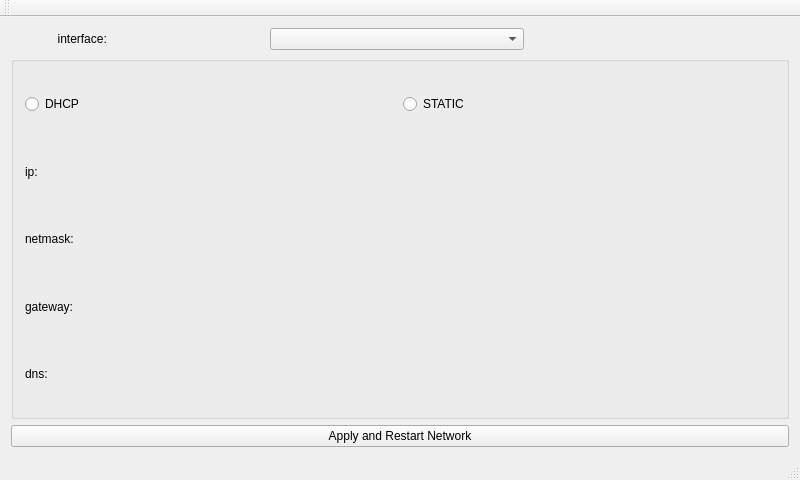
<?xml version="1.0" encoding="UTF-8"?>
<ui version="4.0">
 <class>NetWindow</class>
 <widget class="QMainWindow" name="NetWindow">
  <property name="geometry">
   <rect>
    <x>0</x>
    <y>0</y>
    <width>800</width>
    <height>480</height>
   </rect>
  </property>
  <property name="windowTitle">
   <string>MainWindow</string>
  </property>
  <widget class="QWidget" name="centralWidget">
   <layout class="QHBoxLayout" name="horizontalLayout">
    <item>
     <layout class="QGridLayout" name="gridLayout">
      <item row="0" column="0">
       <widget class="QLabel" name="label">
        <property name="sizePolicy">
         <sizepolicy hsizetype="Expanding" vsizetype="Preferred">
          <horstretch>0</horstretch>
          <verstretch>0</verstretch>
         </sizepolicy>
        </property>
        <property name="text">
         <string>              interface:</string>
        </property>
       </widget>
      </item>
      <item row="0" column="2">
       <spacer name="horizontalSpacer">
        <property name="orientation">
         <enum>Qt::Horizontal</enum>
        </property>
        <property name="sizeHint" stdset="0">
         <size>
          <width>40</width>
          <height>20</height>
         </size>
        </property>
       </spacer>
      </item>
      <item row="2" column="0" colspan="4">
       <widget class="QPushButton" name="ok">
        <property name="sizePolicy">
         <sizepolicy hsizetype="Expanding" vsizetype="Fixed">
          <horstretch>0</horstretch>
          <verstretch>0</verstretch>
         </sizepolicy>
        </property>
        <property name="text">
         <string>Apply and Restart Network</string>
        </property>
       </widget>
      </item>
      <item row="0" column="1">
       <widget class="QComboBox" name="cb_interface">
        <property name="sizePolicy">
         <sizepolicy hsizetype="Expanding" vsizetype="Fixed">
          <horstretch>0</horstretch>
          <verstretch>0</verstretch>
         </sizepolicy>
        </property>
       </widget>
      </item>
      <item row="1" column="0" colspan="4">
       <widget class="QGroupBox" name="groupBox">
        <property name="sizePolicy">
         <sizepolicy hsizetype="Expanding" vsizetype="Expanding">
          <horstretch>0</horstretch>
          <verstretch>0</verstretch>
         </sizepolicy>
        </property>
        <property name="title">
         <string/>
        </property>
        <layout class="QVBoxLayout" name="verticalLayout">
         <item>
          <layout class="QGridLayout" name="gridLayout_6">
           <item row="0" column="0">
            <widget class="QRadioButton" name="radio_dhcp">
             <property name="sizePolicy">
              <sizepolicy hsizetype="Expanding" vsizetype="Expanding">
               <horstretch>0</horstretch>
               <verstretch>0</verstretch>
              </sizepolicy>
             </property>
             <property name="text">
              <string>DHCP</string>
             </property>
            </widget>
           </item>
           <item row="0" column="1">
            <widget class="QRadioButton" name="radio_static">
             <property name="sizePolicy">
              <sizepolicy hsizetype="Expanding" vsizetype="Expanding">
               <horstretch>0</horstretch>
               <verstretch>0</verstretch>
              </sizepolicy>
             </property>
             <property name="text">
              <string>STATIC</string>
             </property>
            </widget>
           </item>
          </layout>
         </item>
         <item>
          <layout class="QGridLayout" name="gridLayout_2">
           <item row="0" column="0">
            <widget class="QLabel" name="label_2">
             <property name="sizePolicy">
              <sizepolicy hsizetype="Expanding" vsizetype="Expanding">
               <horstretch>0</horstretch>
               <verstretch>0</verstretch>
              </sizepolicy>
             </property>
             <property name="text">
              <string>ip:</string>
             </property>
            </widget>
           </item>
           <item row="0" column="1">
            <widget class="QIpAddressEdit" name="edt_ip" native="true">
             <property name="sizePolicy">
              <sizepolicy hsizetype="Expanding" vsizetype="Preferred">
               <horstretch>0</horstretch>
               <verstretch>0</verstretch>
              </sizepolicy>
             </property>
             <property name="minimumSize">
              <size>
               <width>0</width>
               <height>40</height>
              </size>
             </property>
            </widget>
           </item>
          </layout>
         </item>
         <item>
          <layout class="QGridLayout" name="gridLayout_3">
           <item row="0" column="0">
            <widget class="QLabel" name="label_3">
             <property name="sizePolicy">
              <sizepolicy hsizetype="Expanding" vsizetype="Expanding">
               <horstretch>0</horstretch>
               <verstretch>0</verstretch>
              </sizepolicy>
             </property>
             <property name="text">
              <string>netmask:</string>
             </property>
            </widget>
           </item>
           <item row="0" column="1">
            <widget class="QIpAddressEdit" name="edt_mask" native="true">
             <property name="sizePolicy">
              <sizepolicy hsizetype="Expanding" vsizetype="Preferred">
               <horstretch>0</horstretch>
               <verstretch>0</verstretch>
              </sizepolicy>
             </property>
             <property name="minimumSize">
              <size>
               <width>0</width>
               <height>40</height>
              </size>
             </property>
            </widget>
           </item>
          </layout>
         </item>
         <item>
          <layout class="QGridLayout" name="gridLayout_4">
           <item row="0" column="0">
            <widget class="QLabel" name="label_4">
             <property name="sizePolicy">
              <sizepolicy hsizetype="Expanding" vsizetype="Expanding">
               <horstretch>0</horstretch>
               <verstretch>0</verstretch>
              </sizepolicy>
             </property>
             <property name="text">
              <string>gateway:</string>
             </property>
            </widget>
           </item>
           <item row="0" column="1">
            <widget class="QIpAddressEdit" name="edt_gateway" native="true">
             <property name="sizePolicy">
              <sizepolicy hsizetype="Expanding" vsizetype="Preferred">
               <horstretch>0</horstretch>
               <verstretch>0</verstretch>
              </sizepolicy>
             </property>
             <property name="minimumSize">
              <size>
               <width>0</width>
               <height>40</height>
              </size>
             </property>
            </widget>
           </item>
          </layout>
         </item>
         <item>
          <layout class="QGridLayout" name="gridLayout_5">
           <item row="0" column="0">
            <widget class="QLabel" name="label_5">
             <property name="sizePolicy">
              <sizepolicy hsizetype="Expanding" vsizetype="Expanding">
               <horstretch>0</horstretch>
               <verstretch>0</verstretch>
              </sizepolicy>
             </property>
             <property name="text">
              <string>dns:</string>
             </property>
            </widget>
           </item>
           <item row="0" column="1">
            <widget class="QIpAddressEdit" name="edt_dns" native="true">
             <property name="sizePolicy">
              <sizepolicy hsizetype="Expanding" vsizetype="Preferred">
               <horstretch>0</horstretch>
               <verstretch>0</verstretch>
              </sizepolicy>
             </property>
             <property name="minimumSize">
              <size>
               <width>0</width>
               <height>40</height>
              </size>
             </property>
            </widget>
           </item>
          </layout>
         </item>
        </layout>
       </widget>
      </item>
     </layout>
    </item>
   </layout>
  </widget>
  <widget class="QMenuBar" name="menuBar">
   <property name="geometry">
    <rect>
     <x>0</x>
     <y>0</y>
     <width>800</width>
     <height>25</height>
    </rect>
   </property>
  </widget>
  <widget class="QToolBar" name="mainToolBar">
   <attribute name="toolBarArea">
    <enum>TopToolBarArea</enum>
   </attribute>
   <attribute name="toolBarBreak">
    <bool>false</bool>
   </attribute>
  </widget>
  <widget class="QStatusBar" name="statusBar"/>
 </widget>
 <layoutdefault spacing="6" margin="11"/>
 <customwidgets>
  <customwidget>
   <class>QIpAddressEdit</class>
   <extends>QWidget</extends>
   <header>qipaddressedit.h</header>
   <container>1</container>
  </customwidget>
 </customwidgets>
 <resources/>
 <connections/>
</ui>
